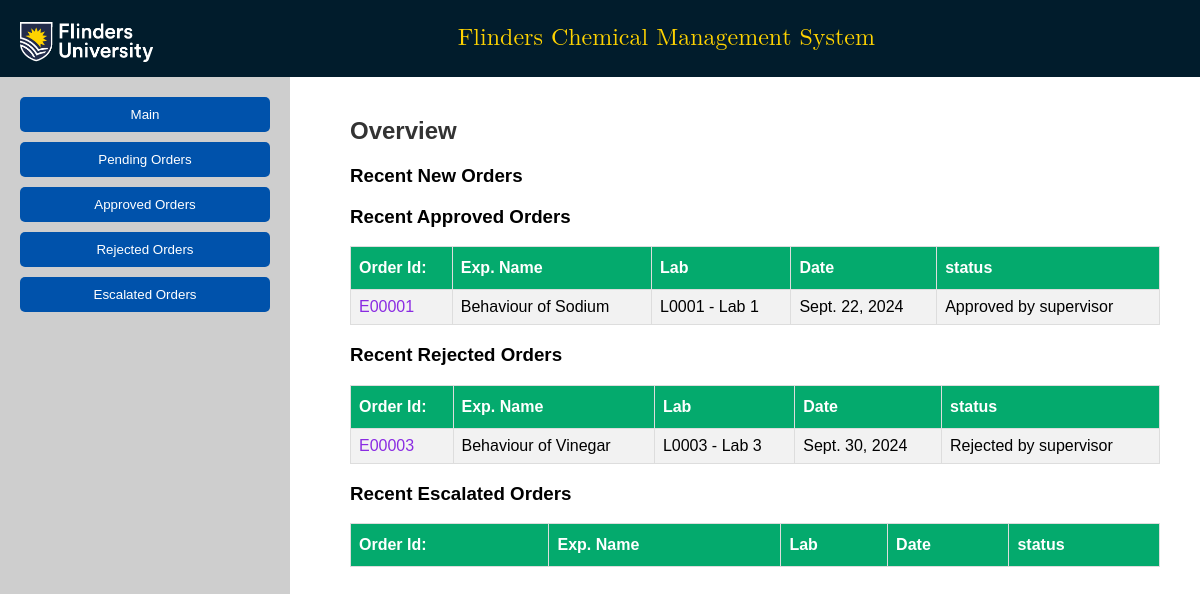
Screenshot of /supervisor/ with the database file from the repository.
### furc/models.py (models this page shows, shortened)
class Order(models.Model):
    order_id = models.CharField(primary_key=True, max_length=10)
    exp_name = models.CharField(max_length=100)
    lab_id = models.ForeignKey(Laboratory, on_delete=models.CASCADE)
    exp_procedure = models.FileField(upload_to= custom_file_upload_path_exp)
    risk_assessment = models.FileField(upload_to= custom_file_upload_path_risk)
    order_date = models.DateField(editable=False, auto_now_add=True)
    updated_date = models.DateField(default=None, null=True)
    order_status = models.CharField(max_length=30, choices=ORDER_STATUS, default='Requested')

class Laboratory(models.Model):
    lab_id = models.CharField(primary_key=True, max_length=10)
    lab_name = models.CharField(max_length=50)
    center_id = models.ForeignKey(ResearchCenter, on_delete=models.CASCADE, null=True, blank=True)
    storage_locations = GenericRelation(StorageLocation)
    def __str__(self):
        return f'{self.lab_id} - {self.lab_name}'

### furc/views.py (the view)
# urls.py: path('supervisor/', views.supervisor, name='supervisor'),
def supervisor(request):
    top_pending_order = Order.objects.filter(order_status='Pending approval').order_by('-order_date')[0:3]
    top_approved_order = Order.objects.filter(order_status='Approved by supervisor').order_by('-order_date')[0:3]
    top_rejected_order = Order.objects.filter(order_status='Rejected by supervisor').order_by('-order_date')[0:3]
    top_escalated_order = Order.objects.filter(order_status='Pending higher approval').order_by('-order_date')[0:3]
    pending_order = Order.objects.filter(order_status='Pending approval')
    approved_order = Order.objects.filter(order_status='Approved by supervisor')
    rejected_order = Order.objects.filter(order_status='Rejected by supervisor')
    escalated_order = Order.objects.filter(order_status='Pending higher approval')
    params = {'pending_order':pending_order, 'approved_order':approved_order, 'rejected_order':rejected_order, 'escalated_order':escalated_order, 'top_pending_order':top_pending_order, 'top_approved_order': top_approved_order, 'top_rejected_order': top_rejected_order, 'top_escalated_order': top_escalated_order}
    return render(request, 'furc/supervisor.html/', params)

### furc/templates/furc/supervisor.html (shortened to what this page needs)
<!DOCTYPE html>
{% load static %}
<html lang="en">
<head>
    <link rel="stylesheet" href="{% static 'css/style.css' %}">
</head>
<body>
    <header class="header">
        <div class="logo">
            <img src="{% static 'images/flinder-logo_white.png' %}" alt="Flinders University Logo" style="height: 50px;">
        </div>
        <div class="title">
            <p class="headerTitle">Flinders Chemical Management System</p>
        </div>
    </header>
    <div class="container">
        <div class="sidebar">
            <button onclick="showSection('main')">Main</button>
            <button onclick="showSection('new-order')">Pending Orders</button>
            <button onclick="showSection('approved-orders')">Approved Orders</button>
            <button onclick="showSection('rejected-orders')">Rejected Orders</button>
            <button onclick="showSection('escalated-orders')">Escalated Orders</button>
        </div>
        <div class="content">
            <div id="main" class="content-section">
                <h2>Overview</h2>
                <h3>Recent New Orders</h3>
                <h3>Recent Approved Orders</h3>
                <table class="customers" style="border-radius:20px;">
                            <tr>
                                <th>Order Id:</th>
                                <th>Exp. Name</th>
                                <th>Lab</th>
                                <th>Date</th>
                                <th>status</th>
                            </tr>
                    {% for item in top_approved_order %}
                            <tr>
                                <td><a class="orderidLink" href="/orderView/{{item.order_id}}">{{item.order_id}}</a></td>
                                <td>{{item.exp_name}}</td>
                                <td>{{item.lab_id}}</td>
                                <td>{{item.order_date}}</td>
                                <td>{{item.order_status}}</td>
                            </tr>
                    {% endfor %}
                        </table>
                <h3>Recent Rejected Orders</h3>
                <table class="customers" style="border-radius:20px;">
                            <tr>
                                <th>Order Id:</th>
                                <th>Exp. Name</th>
                                <th>Lab</th>
                                <th>Date</th>
                                <th>status</th>
                            </tr>
                    {% for item in top_rejected_order %}
                            <tr>
                                <td><a class="orderidLink" href="/orderView/{{item.order_id}}">{{item.order_id}}</a></td>
                                <td>{{item.exp_name}}</td>
                                <td>{{item.lab_id}}</td>
                                <td>{{item.order_date}}</td>
                                <td>{{item.order_status}}</td>
                            </tr>
                    {% endfor %}
                        </table>
                <h3>Recent Escalated Orders</h3>
                <table class="customers" style="border-radius:20px;">
                            <tr>
                                <th>Order Id:</th>
                                <th>Exp. Name</th>
                                <th>Lab</th>
                                <th>Date</th>
                                <th>status</th>
                            </tr>
                        </table>
            </div>
        </div>
    </div>
</body>
</html>

### furc/static/css/style.css (style rules this page uses)
body { font-family: Arial, sans-serif; background-color: #f4f4f4; margin: 0; padding: 0; display: flex; flex-direction: column; height: 100vh; }
.header { display: flex; justify-content: space-between; align-items: center; padding: 0px 20px; background-color: #011c2c; color: #fff; }
.container { display: flex; flex: 1; }
.title { flex: 6; text-align: center; }
.headerTitle { text-align: center; color: #ffd300; font-size: x-large; font-family: math; }
h2 { margin-top: 0; color: #555; }
button { padding: 10px 20px; background-color: #0052ab; color: #fff; border: none; border-radius: 5px; cursor: pointer; margin-bottom: 10px; }
.sidebar { width: 250px; background-color: #cecece; color: #fff; padding: 20px; display: flex; flex-direction: column; }
.content-section { padding: 20px; margin-left: 20px; }
.content { flex: 1; padding: 20px; background-color: #fff; overflow-y: auto; }
h2 { color: #333; }
.orderidLink { text-decoration: none; color: blueviolet; }

### furc/templates/furc/supervisor.html (style rules this page uses)
.customers { font-family: Arial, Helvetica, sans-serif; border-collapse: collapse; width: 100%; }
.customers td, .customers th { border: 1px solid #ddd; padding: 8px; }
.customers tr:nth-child(even) { background-color: #f2f2f2; }
.customers th { padding-top: 12px; padding-bottom: 12px; text-align: left; background-color: #04AA6D; color: white; }

### rows the page displays
Order: order_id "E00001", exp_name "Behaviour of Sodium", lab_id "L0001 - Lab 1", order_date "Sept. 22, 2024", order_status "Approved by supervisor"
Order: order_id "E00003", exp_name "Behaviour of Vinegar", lab_id "L0003 - Lab 3", order_date "Sept. 30, 2024", order_status "Rejected by supervisor"
